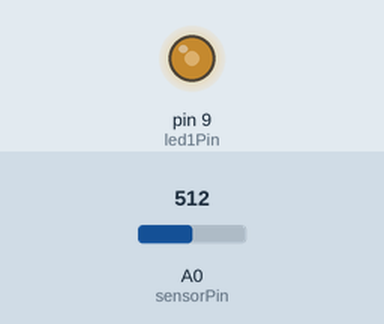
This sketch was run on a simulated Arduino Uno, built with avr-gcc and run on an emulated ATmega328P. Shown: output pins drawn as LEDs (lit = HIGH). Inputs (shaded band) come from the test bench; at power-on: A0 (sensorPin) = 512. What the sketch prints to the serial monitor is not drawn.

Above: at 1.2 s.
1.3 s: A0 (sensorPin) set to 716
At 1.9 s:
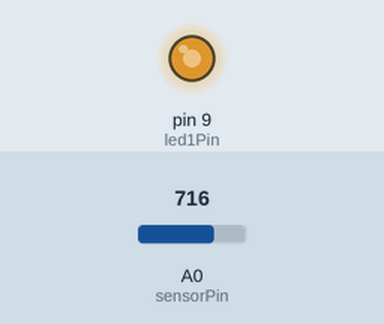
2.8 s: A0 (sensorPin) set to 900
At 3.1 s:
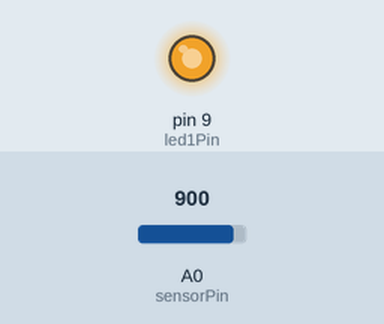
4.3 s: A0 (sensorPin) set to 122
At 5.4 s:
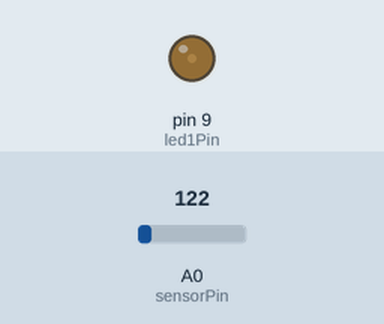
5.8 s: A0 (sensorPin) set to 0
At 6.6 s:
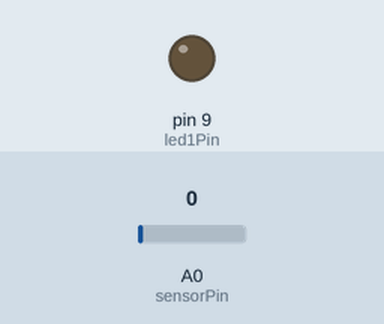
Timing chart, 0 to 8.3 s (numbered marks = the images above; inputs shaded):
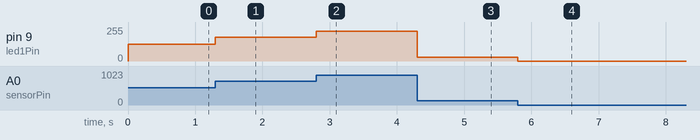

The sketch:

sketch_feb25a.ino
```cpp
const int led1Pin =  9; // pin number for LED output
const int sensorPin = 0; // pin number for sensing potentiometer
int brightness = 0;    // variable for indicating how bright the LED is

void setup() {
  pinMode(led1Pin, OUTPUT);  // Set up the LED pin to be an output:
  Serial.begin(9600); // initialize the serial for communication
}

void loop() {
  int sensorValue;
  sensorValue = analogRead(sensorPin); // read from the potentiometer
  brightness = map(sensorValue, 0, 1023, 0, 255); // map the value from potentiometer (range from 0 to 1023) to the brightness (from 0 to 255)
  // control the brightenss based on the sensor value
  if (sensorValue >= 0) {
    analogWrite(led1Pin, brightness);  // turn the LED on with certain brightness
  } else{
    digitalWrite(led1Pin, LOW);  // turn the LED off
  }
 Serial.write(brightness); // write the brightness to the serial port to let p5.js read this value
}
```

Measured:
- after the input at 1.3 s, pin 9 (led1Pin): 127/255 → 178/255 at once
- after the input at 2.8 s, pin 9 (led1Pin): 178/255 → 224/255 at once
- after the input at 4.3 s, pin 9 (led1Pin): 224/255 → 30/255 at once
- after the input at 5.8 s, pin 9 (led1Pin): 30/255 → 0/255 at once
